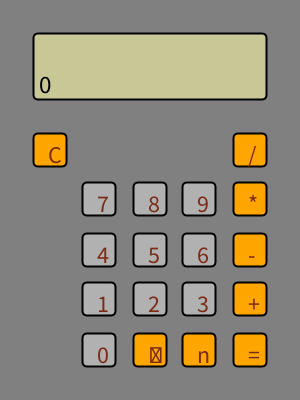
Frame 1 (no input)
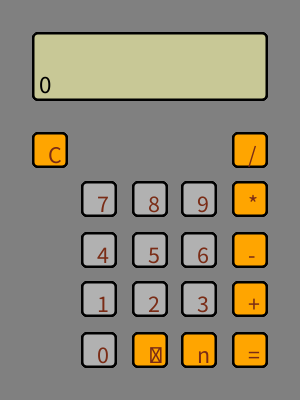
Frame 60 (the mouse pressed at the canvas centre just before this capture)
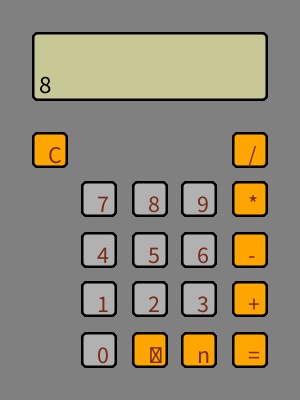
Frame 120 (the mouse held since frame 60 and released just before this capture)

The Processing sketch that drew these frames (run headless with seeded random() and noise(); from frame 60 on, the mouse is pressed at the canvas centre):

// Processing sketch: Calc
// ── Calc.pde
//instantiate each of the classification of buttons
CalcButton[] numButtons = new CalcButton[10];
CalcButton[] opButtons = new CalcButton[7];
CalcButton[] spButtons = new CalcButton[1];


String displayValue = "0";
String valueToCompute = ""; //string value left of operator
String valueToCompute2 = ""; //string value right of operator
float valueToComputeI = 0; //float value left of operator
float valueToComputeI2 = 0; //float value left of operator
float result = 0;
char opValue;
boolean firstNum;

void setup() {
  size(300, 400);
  background(128);
  noFill();

  //populate number buttons
  numButtons[0] = new CalcButton(82, 333).asNumber(0, 33, 33);
  numButtons[1] = new CalcButton(82, 282).asNumber(1, 33, 33);
  numButtons[2] = new CalcButton(133, 282).asNumber(2, 33, 33);
  numButtons[3] = new CalcButton(182, 282).asNumber(3, 33, 33);
  numButtons[4] = new CalcButton(82, 233).asNumber(4, 33, 33);
  numButtons[5] = new CalcButton(133, 233).asNumber(5, 33, 33);
  numButtons[6] = new CalcButton(182, 233).asNumber(6, 33, 33);
  numButtons[7] = new CalcButton(82, 182).asNumber(7, 33, 33);
  numButtons[8] = new CalcButton(133, 182).asNumber(8, 33, 33);
  numButtons[9] = new CalcButton(182, 182).asNumber(9, 33, 33);

  //populate operators
  opButtons[0] = new CalcButton(233, 282).asOperator('+');
  opButtons[1] = new CalcButton(233, 233).asOperator('-');
  opButtons[2] = new CalcButton(233, 182).asOperator('*');
  opButtons[3] = new CalcButton(233, 133).asOperator('/');
  opButtons[4] = new CalcButton(233, 333).asOperator('=');
  opButtons[5] = new CalcButton(33, 133).asOperator('C');
  opButtons[6] = new CalcButton(182, 333).asOperator('n');
  
  //populate special
  spButtons[0] = new CalcButton(133,333).asSpecial(".");

  //set the initial value of first num to true
  firstNum = true;
}

void draw() {
  //draw number buttons
  for (int i=0; i<numButtons.length; i++) {
    numButtons[i].display();
  }
  for (int i=0; i<opButtons.length; i++) {
    opButtons[i].display();
  }
  for (int i=0; i<spButtons.length; i++) {
    CalcButton ispButton = spButtons[i];
    ispButton.display();
  }
  updateDisplay();
}

void preformCalculation() {
  //set string values to integers
  valueToComputeI = float(valueToCompute);
  valueToComputeI2 = float(valueToCompute2);

  // preform calculation based on the appropriate operator
  if (opValue == '+') {
    result = valueToComputeI + valueToComputeI2;
    displayValue = str(result);
  } else if (opValue == '-') {
    result = valueToComputeI - valueToComputeI2;
    displayValue = str(result);
  } else if (opValue == '*') {
    result = valueToComputeI * valueToComputeI2;
    displayValue = str(result);
  } else if (opValue == '/') {
    result = valueToComputeI / valueToComputeI2;
    displayValue = str(result);
  }
  // let = work multiple times
  if (firstNum) {
    valueToCompute = displayValue;
  } else {
    valueToCompute = displayValue;
    valueToCompute2 = "";
  }
}

void mousePressed() {
  for (int i=0; i<numButtons.length; i++) {
    numButtons[i].clickbutton();
    if (numButtons[i].overBox) {
      if (firstNum) {
        valueToCompute += numButtons[i].numButtonValue;
        displayValue = valueToCompute;
      } else {
        valueToCompute2 += numButtons[i].numButtonValue;
        displayValue = valueToCompute2;
      }
    } else if (opValue == 'n') {
      if (firstNum) {
        valueToComputeI = valueToComputeI*-1;
        displayValue = str(valueToComputeI);
      } else {
        valueToComputeI2 = valueToComputeI2*-1;
        displayValue = str(valueToComputeI);
      }
    }
  }

  for (int i=0; i<opButtons.length; i++) {
    opButtons[i].clickbutton();
    if (opButtons[i].overBox) {
      if (opButtons[i].opButtonValue == '+') {
        if (result != 0) {
          opValue = '+';
          valueToCompute2 = "";
          firstNum = false;
          displayValue = "+";
        } else {
          opValue = '+';
          firstNum = false;
          displayValue = "+";
        }
      } else if (opButtons[i].opButtonValue == '-') {
        if (result != 0) {
          opValue = '-';
          valueToCompute2 = "";
          firstNum = false;
          displayValue = "-";
        } else {
          opValue = '-';
          firstNum = false;
          displayValue = "-";
        }
      } 
      if (opButtons[i].opButtonValue == '*') {
        if (result != 0) {
          opValue = '*';
          valueToCompute2 = "";
          firstNum = false;
          displayValue = "*";
        } else {
          opValue = '*';
          firstNum = false;
          displayValue = "*";
        }
      } 
      if (opButtons[i].opButtonValue == '/') {
        if (result != 0) {
          opValue = '/';
          valueToCompute2 = "";
          firstNum = false;
          displayValue = "/";
        } else {
          opValue = '/';
          firstNum = false;
          displayValue = "/";
        }
      } else if (opButtons[i].opButtonValue == '=') {
        // Perform calculation
        firstNum = true;
        preformCalculation();
      }
    }
  }
  for (int i=0; i<spButtons.length; i++) {
    CalcButton iSpButton = spButtons[i];
    iSpButton.clickbutton();
    if (iSpButton.overBox) {
      if (iSpButton.spButtonValue == ".") {
        //concantenate the values clicked on
        if (iSpButton.overBox && firstNum == true) {
          valueToCompute += iSpButton.spButtonValue;
          displayValue = valueToCompute;
        } else if (iSpButton.overBox && firstNum == false) {
          valueToCompute2 += iSpButton.spButtonValue;
          displayValue = valueToCompute2;
        }
      }
    } else if (opButtons[i].opButtonValue == 'C') {
      displayValue = "0";
      opValue = 'C';
      valueToCompute = "";
      valueToCompute2 = "";
      valueToComputeI = 0;
      valueToComputeI2 = 0;
      result = 0;
      firstNum = true;
    } else if (opButtons[i].opButtonValue == 'n') {
      opValue = 'n';
      preformCalculation();
    }
  } 
}

void updateDisplay() {
  fill(200, 200, 150);
  rect(33, 33, 233, 66, 5);
  fill(0);
  textSize(25);
  text(displayValue, 39, 93);
}
// ── Button.pde

class CalcButton {
  //Class variables
  boolean isNumber;
  boolean isOperator;
  boolean isSpecial;
  int numButtonValue;
  char opButtonValue;
  String spButtonValue;
  float xpos;
  float ypos;
  int boxSize = 33;
  int buttonW = 33;
  int buttonH = 33;
  boolean overBox = false;
  
  CalcButton(float tempXpos, float tempYpos) {
    xpos = tempXpos;
    ypos = tempYpos;
  }
  
  //Constructor for number buttons
  CalcButton asNumber(int numButtonVal, int tempW, int tempH) {
    isNumber = true;
    this.numButtonValue = numButtonVal;
    buttonW = tempW;
    buttonH = tempH;
    return this;
  }
  
  //Constructor for operator buttons
  CalcButton asOperator(char tempOpButtonVal) {
    opButtonValue = tempOpButtonVal;
    isOperator = true;
    return this;
  }
  
  //Constructor for special buttons
  CalcButton asSpecial(String buttonValue) {
    isSpecial = true;
    spButtonValue = buttonValue;
    return this;
  }
  
  //Draw the button on the canvas
  void display() {
    //draw rounded edge button on canvas
    if(isNumber) {
      fill(177);
      stroke(0);
      strokeWeight(2);
      rect(xpos,ypos,buttonW,buttonH,5);
      fill(122,44,22);
      textSize(24);
      text(int(numButtonValue),xpos+15,ypos+30);
    } else if (isOperator) {
      fill(255,165,0);
      stroke(0);
      strokeWeight(2);
      rect(xpos,ypos,boxSize,boxSize,5);
      fill(122,44,22);
      textSize(24);
      text(opButtonValue,xpos+15,ypos+30);
    } else if (isSpecial) {
      fill(255,165,0);
      stroke(0);
      strokeWeight(2);
      rect(xpos,ypos,boxSize,boxSize,5);
      fill(122,44,22);
      textSize(24);
      text(opButtonValue,xpos+15,ypos+30);
    }
  }
  
  //Handle mouse actions
  void clickbutton() {
    overBox = mouseX > xpos && mouseX < xpos+boxSize && mouseY > ypos && mouseY < ypos+boxSize;
  }
  
}
